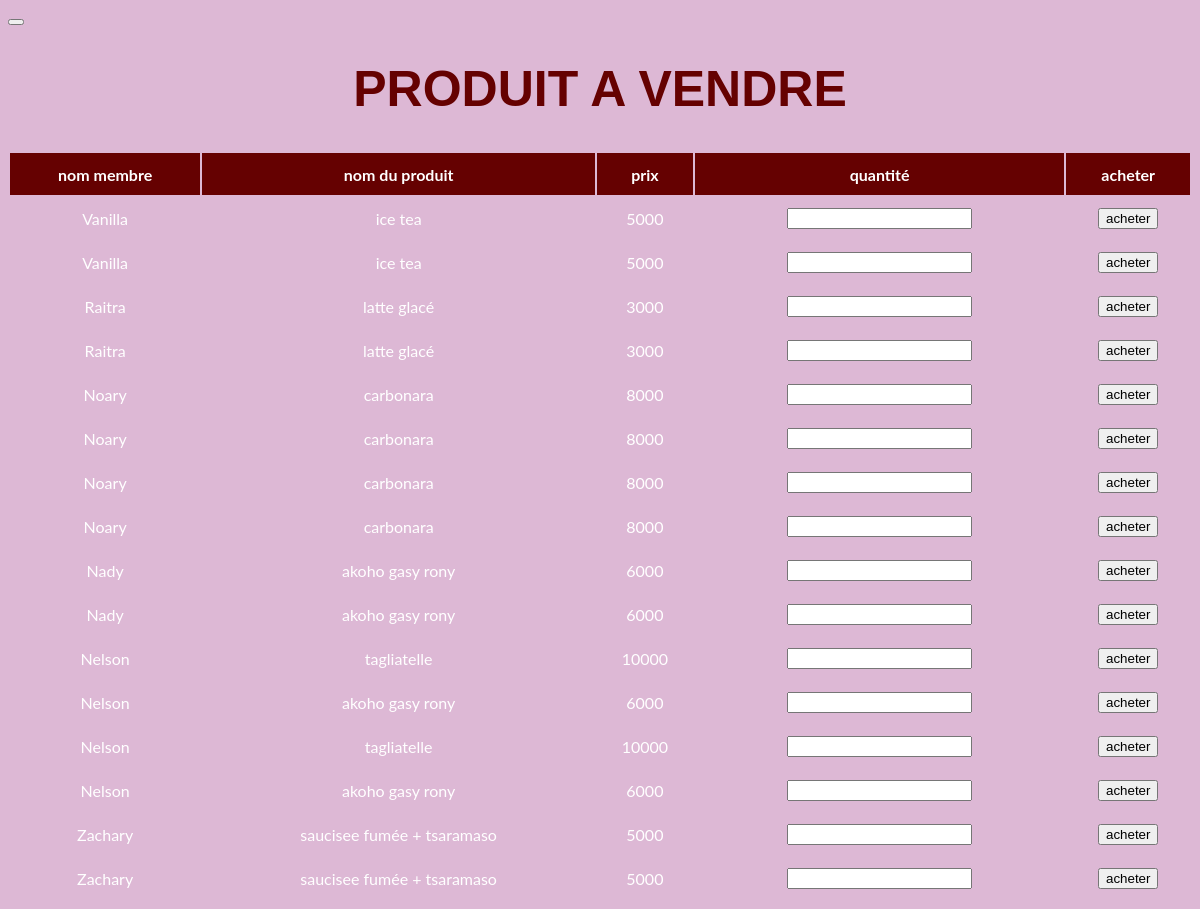
Page /Accueil.php on the committed database.
### tables this page shows
CREATE TABLE membre (
    id_membre INT AUTO_INCREMENT PRIMARY KEY, 
    nom VARCHAR(100), 
    numero_etu INT, 
    image_profil VARCHAR(255)
);

CREATE TABLE produit (
    id_produit INT AUTO_INCREMENT PRIMARY KEY, 
    nom VARCHAR(100),
    id_categorie INT,
    FOREIGN KEY (id_categorie) REFERENCES categorie(id_categorie),
    prix_reference INT
);

### fonctions.php (called while the page is built, shortened)
<?php
    include_once("connection.php");
    function get_all_lines($sql){
        $req= mysqli_query(dbconnect(),$sql);
        $result = array();
        while ($line = mysqli_fetch_assoc($req)){
            $result[]=$line;
        }
        return $result;
    }
    function produit_a_vendre(){
        $sql="select m.nom as nom_membre, p.nom as nom_produit, p.prix_reference as prix from membre m join produit_membre pm on pm.id_membre=m.id_membre join produit p on p.id_produit=pm.id_produit;";
        return get_all_lines($sql);
    }
?>

### connection.php (called while the page is built, shortened)
<?php
function dbconnect()
{
    static $connect = NULL;
    if($connect === NULL)
    {
        $connect = mysqli_connect('localhost', 'root', '', 'site_communautaire');
        mysqli_set_charset($connect, 'utf8mb4');
    }
    return $connect;
}
?>

### Accueil.php (the view, shortened to what this page needs)
<?php
    include("fonctions.php");
    $resultat=produit_a_vendre();
?>
<!DOCTYPE html>
<html lang="en">
<head>
    <link rel="stylesheet" href="design/style.css">
</head>
<body>
    <button><a href="Vendre.php" value="Aller vendre"></a></button>
    <h1 class="title">PRODUIT A VENDRE</h1>
    <table>
        <tr>
            <th>nom membre</th>
            <th>nom du produit</th>
            <th>prix</th>
            <th>quantité</th>
            <th>acheter</th>
        </tr>
        <?php foreach($resultat as $donnee){?>
        <form action="Vendre.php" method="get">
            <tr>
                <td><?= $donnee['nom_membre']; ?></td>
                <td><?= $donnee['nom_produit']; ?></td>
                <td><?= $donnee['prix']; ?></td>
                <td><input type="number"></td>
                <td><input type="submit" value="acheter"></td>
            </tr>
        </form>
        <?php } ?>
    </table>
</body>
</html>

### design/style.css (style rules this page uses)
.title { color:rgb(101, 1, 1); font-family: "daisy", sans-serif; text-align: center; font-size: 50px; }
table { text-align: center; border-radius: 20px; width: 100%; color: rgb(255, 255, 255); font-family: "lato", sans-serif; border-color: rgb(101, 1, 1); }
table th { height: 40px; background-color: rgb(101, 1, 1); }
table td { height: 40px; }
body { background-color: rgb(221, 184, 213); }

### rows in the picture
membre: nom "Vanilla", produit.nom "ice tea", produit.prix_reference "5000"
membre: nom "Raitra", produit.nom "latte glacé", produit.prix_reference "3000"
membre: nom "Noary", produit.nom "carbonara", produit.prix_reference "8000"
membre: nom "Nady", produit.nom "akoho gasy rony", produit.prix_reference "6000"
membre: nom "Nelson", produit.nom "tagliatelle", produit.prix_reference "10000", produit.nom "akoho gasy rony", produit.prix_reference "6000"
membre: nom "Zachary", produit.nom "saucisee fumée + tsaramaso", produit.prix_reference "5000"
